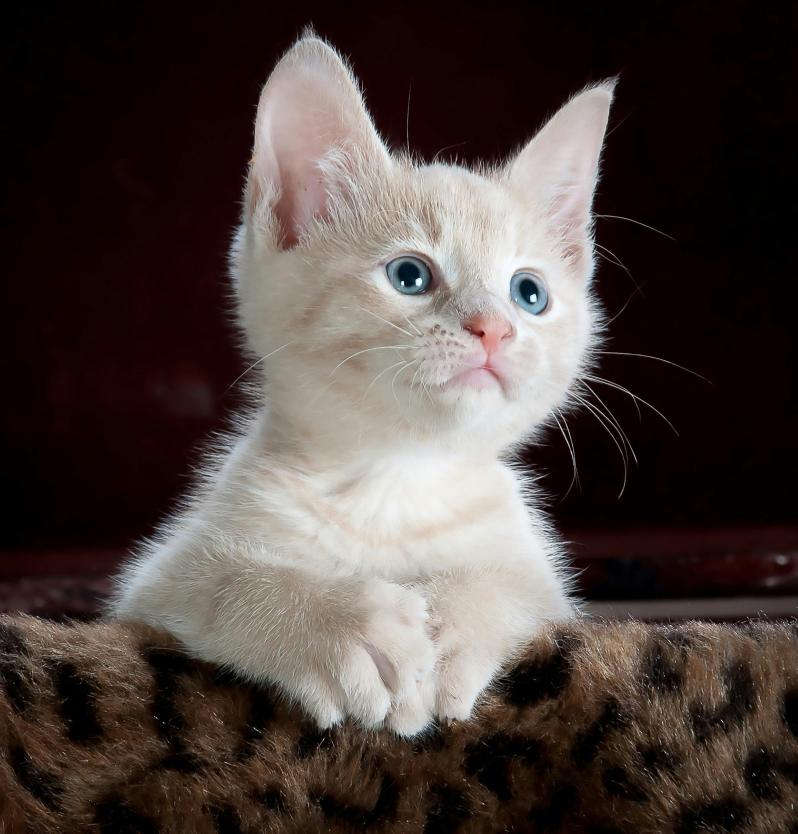
#> input picture Images/Cat4.jpg, 2392 x 2500 px (shown at 1/3 size)
$ python histogram.py
#> lines starting #> are read from the running program, lines starting #| are printed output that depends on the picture
import cv2 as cv
import matplotlib.pyplot as plt

img = cv.imread('Images/Cat4.jpg')
#> img is the input picture: shape (2500, 2392, 3); mean B, G, R 63.1, 66.8, 77.4
resized = cv.resize(img,(500,500))
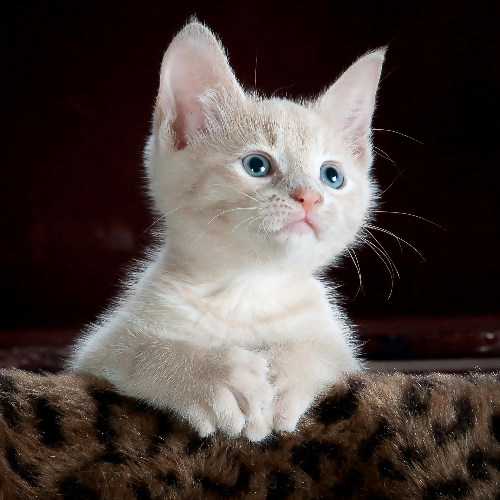
#> resized: shape (500, 500, 3); mean B, G, R 63.1, 66.8, 77.4

cv.imshow('Image', resized)

# GRayScale
gray = cv.cvtColor(resized, cv.COLOR_BGR2GRAY)
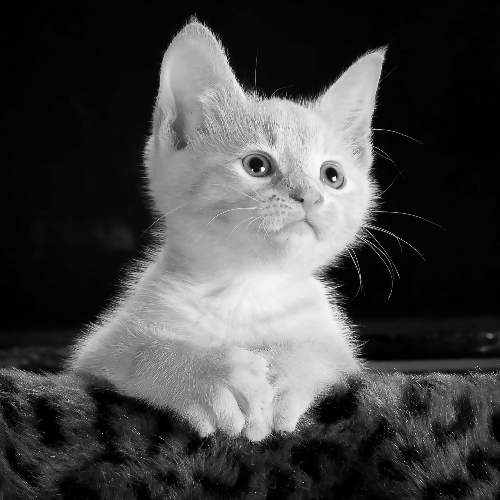
#> gray: shape (500, 500); min 0, max 253, mean 69.5
cv.imshow('Gray', gray)

# Grayscale-Histogram
gray_hist = cv.calcHist(images=[gray], channels=[0], mask=None, histSize=[256], ranges=[0,255] )
#> gray_hist = 256 values, max 29661 at index 3, min 0 at index 252, mean 976.6


plt.figure('GrayScale Histogram')
plt.xlabel('Bins')
plt.ylabel('# of Pixels')
plt.plot(gray_hist)
plt.xlim([0,256])
plt.show()
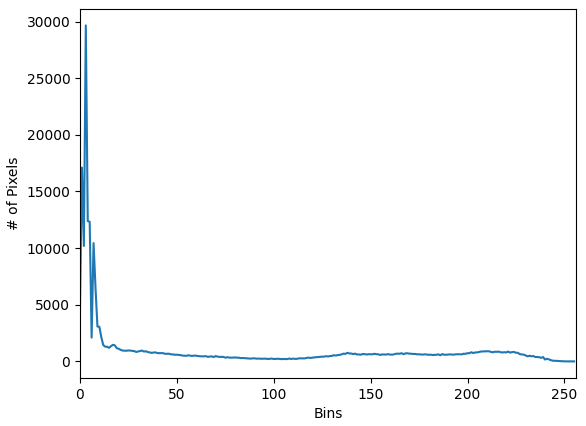
#> figure drawn by matplotlib, 1 panel; curve peaks at x = 3, y = 29661


# We can use masking to get a histogram for a particular region


# Color Histogram
plt.figure()
plt.title('Color Histogram')
plt.xlabel('bins')
plt.ylabel('# of pixels')
colors = ('b','g','r')
for i,col in enumerate(colors):
    color_hist = cv.calcHist(images=[resized], channels=[i], mask=None, histSize=[256], ranges=[0,256])
    plt.plot(color_hist, color=col)
    plt.xlim([0,256])

plt.show()
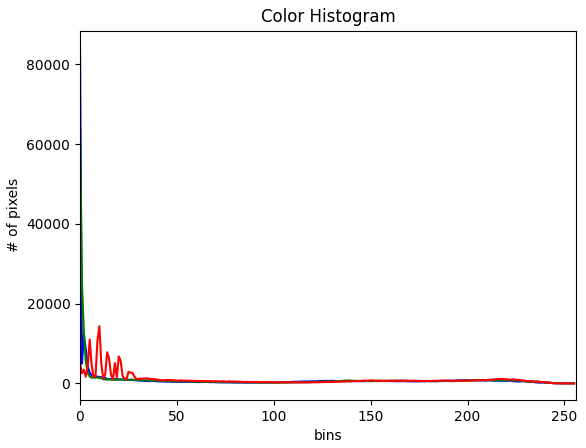
#> figure drawn by matplotlib, 1 panel; curve peaks at x = 0, y = 84282; curve peaks at x = 0, y = 63800; curve peaks at x = 10, y = 14358

cv.waitKey(0)

$ run again, with Images/Cat6.jpg copied over Images/Cat4.jpg
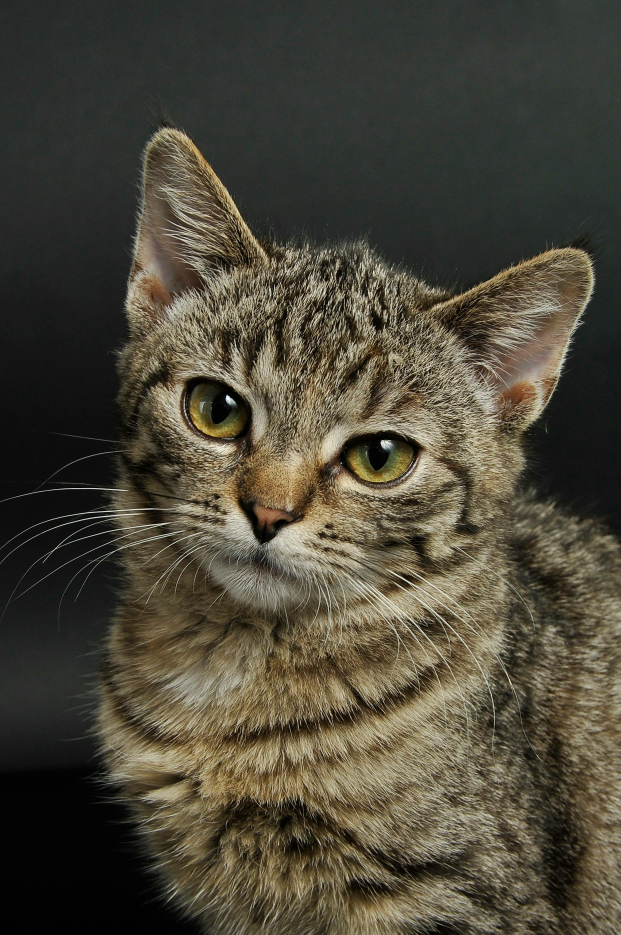
#> input picture Images/Cat6.jpg, 1862 x 2804 px (shown at 1/3 size)
#> img is the input picture: shape (2804, 1862, 3); mean B, G, R 57.3, 71.5, 76.1
#> `gray = cv.cvtColor(resized, cv.COLOR_BGR2GRAY)`:
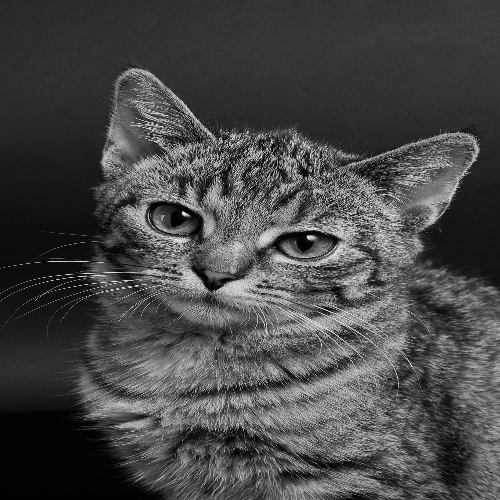
#> gray: shape (500, 500); min 0, max 251, mean 71.1
#> gray_hist = 256 values, max 5298 at index 3, min 0 at index 244, mean 976.6
#> `plt.show()`:
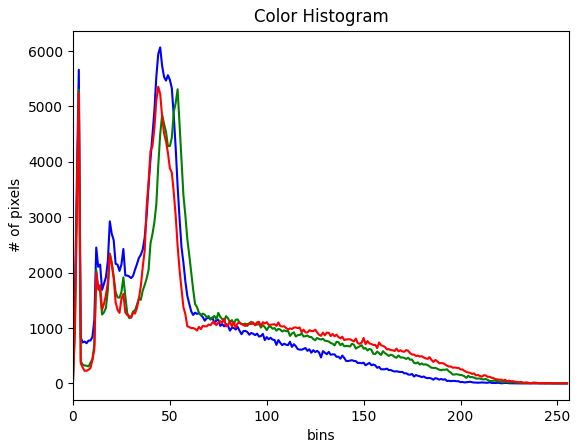
#> figure drawn by matplotlib, 1 panel; curve peaks at x = 45, y = 6067; curve peaks at x = 54, y = 5311; curve peaks at x = 44, y = 5357
